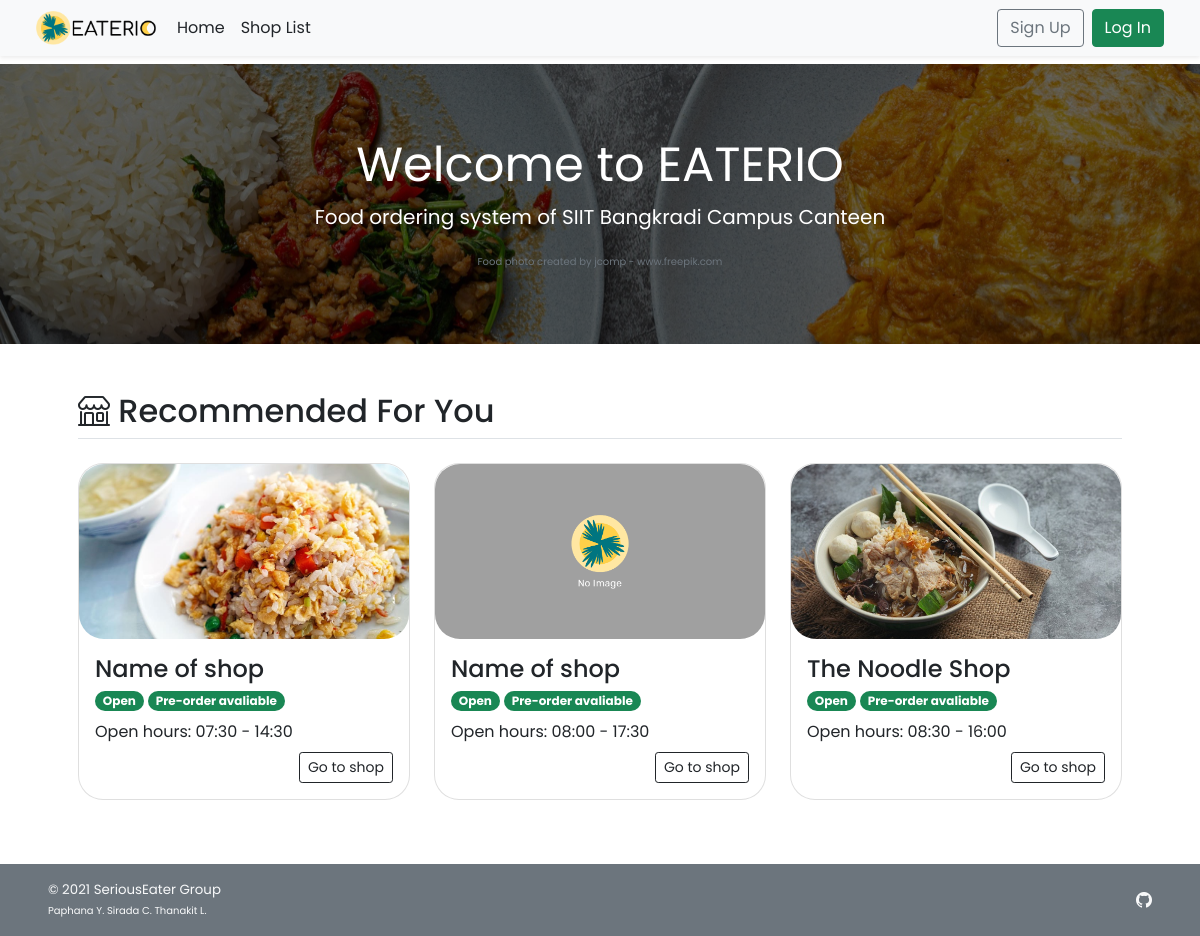
Before: / with the older database file.
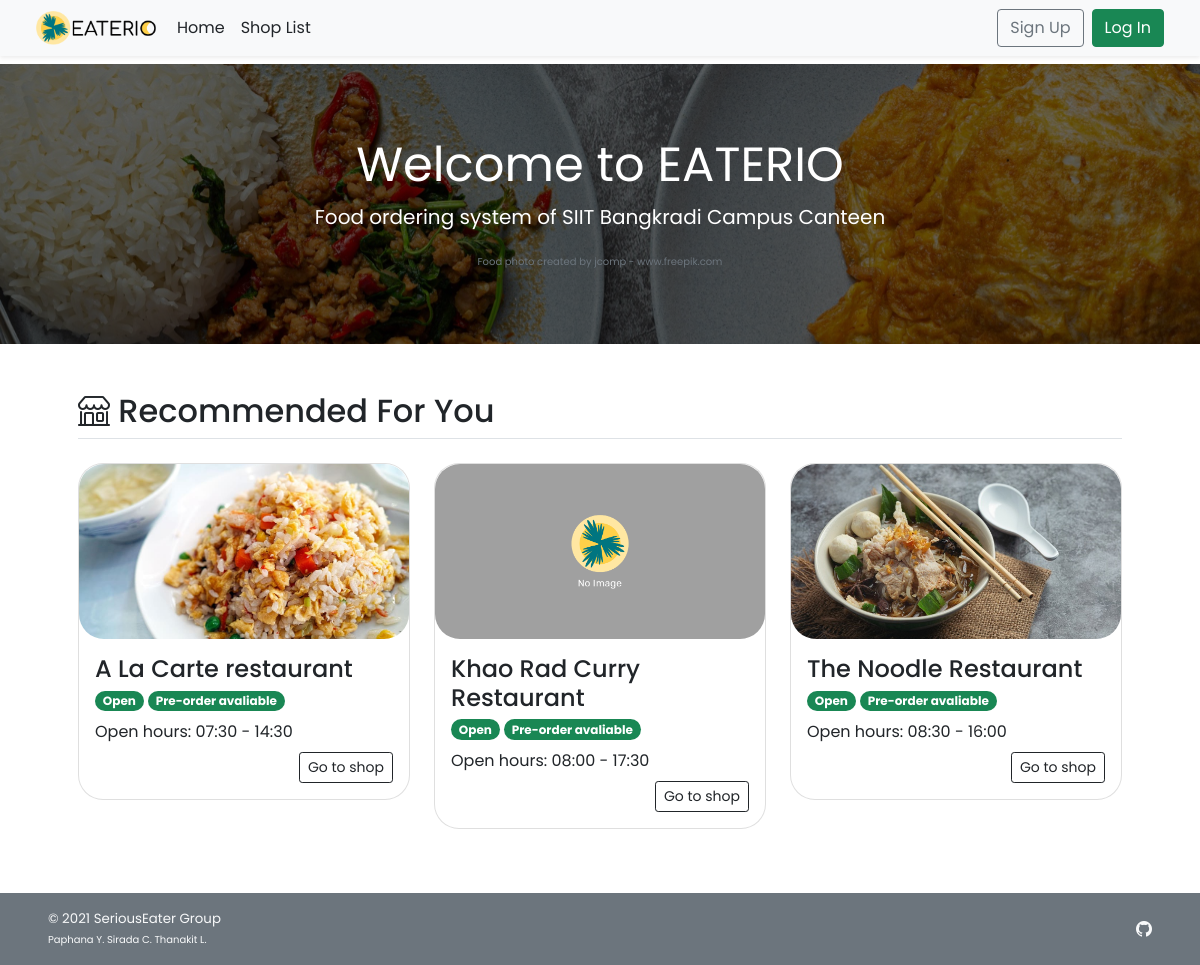
After: the same page with the newer database file.
### tables this page shows
CREATE TABLE `shop` (
  `s_id` int(11) NOT NULL,
  `s_username` varchar(45) NOT NULL,
  `s_pwd` varchar(45) NOT NULL,
  `s_name` varchar(100) NOT NULL,
  `s_location` varchar(100) NOT NULL,
  `s_openhour` time NOT NULL,
  `s_closehour` time NOT NULL,
  `s_status` tinyint(4) NOT NULL DEFAULT 1 COMMENT 'Shop ready for taking an order or not (True for open, False for close)',
  `s_preorderStatus` tinyint(4) NOT NULL DEFAULT 1 COMMENT 'Shop is ready for tomorrow pre-order or not',
  `s_email` varchar(100) NOT NULL,
  `s_phoneno` varchar(45) NOT NULL,
  `s_pic` text DEFAULT NULL
);

### index.php (the view, shortened to what this page needs)
<!DOCTYPE html>
<html lang="en">
<head>
    <?php session_start(); include("conn_db.php"); include('head.php');?>
    <link href="css/main.css" rel="stylesheet">
</head>
<body class="d-flex flex-column h-100">
    <?php include('nav_header.php')?>
    <div class="position-relative d-flex text-center text-white promo-banner-bg py-3">
        <div class="p-lg-2 mx-auto my-5">
            <h1 class="display-5 fw-normal">Welcome to EATERIO</h1>
            <p class="lead fw-normal">Food ordering system of SIIT Bangkradi Campus Canteen</p>
            <span class="xsmall-font text-muted">Food photo created by jcomp - www.freepik.com</span>
        </div>
    </div>
    <div class="container p-5" id="recommended-shop">
        <h2 class="border-bottom pb-2"><i class="bi bi-shop align-top"></i> Recommended For You</h2>
        <div class="row row-cols-1 row-cols-lg-3 align-items-stretch g-4 py-3">
            <?php
            $query = "SELECT s_id,s_name,s_openhour,s_closehour,s_status,s_preorderstatus,s_pic FROM shop
            WHERE (s_preorderstatus = 1) OR (s_preorderstatus = 0 AND (CURTIME() BETWEEN s_openhour AND s_closehour));";
            $result = $mysqli -> query($query);
            if($result -> num_rows > 0){
            while($row = $result -> fetch_array()){
        ?>
            <div class="col">
                <a href="<?php echo "shop_menu.php?s_id=".$row["s_id"]?>" class="text-decoration-none text-dark">
                    <div class="card rounded-25">
                        <img <?php
                            if(is_null($row["s_pic"])){echo "src='img/default.png'";}
                            else{echo "src=\"img/{$row['s_pic']}\"";}
                        ?> style="width:100%; height:175px; object-fit:cover;"
                            class="card-img-top rounded-25 img-fluid" alt="<?php echo $row["s_name"]?>">
                        <div class="card-body">
                            <h4 name="shop-name" class="card-title"><?php echo $row["s_name"]?></h4>
                            <p class="card-subtitle">
                                <?php
                                    $now = date('H:i:s');
                                    if((($now < $row["s_openhour"])||($now > $row["s_closehour"]))||($row["s_status"]==0)){
                                ?>
                                <span class="badge rounded-pill bg-danger">Closed</span>
                                <?php }else{ ?>
                                <span class="badge rounded-pill bg-success">Open</span>
                                <?php }
                                    if($row["s_preorderstatus"]==1){
                                ?>
                                <span class="badge rounded-pill bg-success">Pre-order avaliable</span>
                                <?php }else{ ?>
                                <span class="badge rounded-pill bg-danger">Pre-order Unavaliable</span>
                                <?php } ?>
                            </p>
                            <?php
                                $open = explode(":",$row["s_openhour"]);
                                $close = explode(":",$row["s_closehour"]);
                            ?>
                            <p class="card-text my-2">Open hours:
                                <?php echo $open[0].":".$open[1]." - ".$close[0].":".$close[1];?></p>
                            <div class="text-end">
                                <a href="<?php echo "shop_menu.php?s_id=".$row["s_id"]?>"
                                    class="btn btn-sm btn-outline-dark">Go to shop</a>
                            </div>
                        </div>
                    </div>
                </a>
            </div>
            <?php }
        }
        ?>
        </div>
    </div>
    <footer
        class="footer d-flex flex-wrap justify-content-between align-items-center px-5 py-3 mt-auto bg-secondary text-light">
        <span class="smaller-font">&copy; 2021 SeriousEater Group<br /><span class="xsmall-font">Paphana Y. Sirada C.
                Thanakit L.</span></span>
        <ul class="nav justify-content-end list-unstyled d-flex">
            <li class="ms-3"><a class="text-light" target="_blank" href="https://github.com/waterthatfrozen/EATERIO"><i
                        class="bi bi-github"></i></a></li>
        </ul>
    </footer>
</body>
</html>

Changed rows visible on the page:
changed shop: s_name "Name of shop" → "A La Carte restaurant"
changed shop: s_name "Name of shop" → "Khao Rad Curry Restaurant"
changed shop: s_name "The Noodle Shop" → "The Noodle Restaurant"
